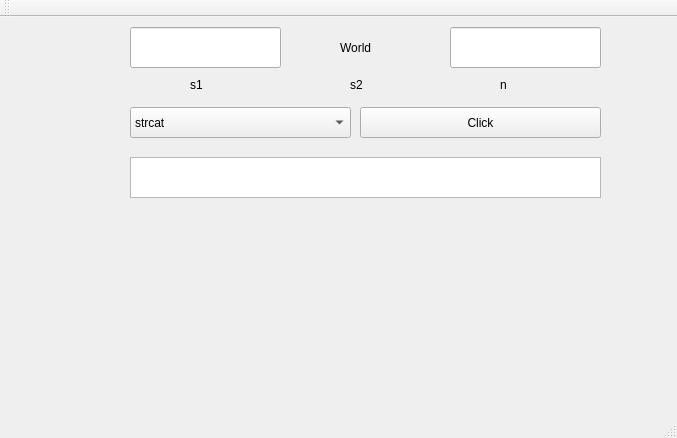
<?xml version="1.0" encoding="UTF-8"?>
<ui version="4.0">
 <class>cStringVisualClass</class>
 <widget class="QMainWindow" name="cStringVisualClass">
  <property name="geometry">
   <rect>
    <x>0</x>
    <y>0</y>
    <width>677</width>
    <height>438</height>
   </rect>
  </property>
  <property name="windowTitle">
   <string>cStringVisual</string>
  </property>
  <widget class="QWidget" name="centralWidget">
   <widget class="QLineEdit" name="lineEdit">
    <property name="geometry">
     <rect>
      <x>130</x>
      <y>10</y>
      <width>151</width>
      <height>41</height>
     </rect>
    </property>
   </widget>
   <widget class="QLineEdit" name="lineEdit_3">
    <property name="geometry">
     <rect>
      <x>450</x>
      <y>10</y>
      <width>151</width>
      <height>41</height>
     </rect>
    </property>
   </widget>
   <widget class="QLabel" name="label">
    <property name="geometry">
     <rect>
      <x>190</x>
      <y>60</y>
      <width>55</width>
      <height>16</height>
     </rect>
    </property>
    <property name="text">
     <string>s1</string>
    </property>
   </widget>
   <widget class="QLabel" name="label_2">
    <property name="geometry">
     <rect>
      <x>350</x>
      <y>60</y>
      <width>55</width>
      <height>16</height>
     </rect>
    </property>
    <property name="text">
     <string>s2</string>
    </property>
   </widget>
   <widget class="QLabel" name="label_3">
    <property name="geometry">
     <rect>
      <x>500</x>
      <y>60</y>
      <width>55</width>
      <height>16</height>
     </rect>
    </property>
    <property name="text">
     <string>n</string>
    </property>
   </widget>
   <widget class="QComboBox" name="comboBox">
    <property name="geometry">
     <rect>
      <x>130</x>
      <y>90</y>
      <width>221</width>
      <height>31</height>
     </rect>
    </property>
    <item>
     <property name="text">
      <string>strcat</string>
     </property>
    </item>
    <item>
     <property name="text">
      <string>strncat</string>
     </property>
    </item>
    <item>
     <property name="text">
      <string>strcpy</string>
     </property>
    </item>
    <item>
     <property name="text">
      <string>strncpy</string>
     </property>
    </item>
    <item>
     <property name="text">
      <string>strcmp</string>
     </property>
    </item>
    <item>
     <property name="text">
      <string>strncmp</string>
     </property>
    </item>
    <item>
     <property name="text">
      <string>strcoll</string>
     </property>
    </item>
    <item>
     <property name="text">
      <string>strlen</string>
     </property>
    </item>
    <item>
     <property name="text">
      <string>strxfrm</string>
     </property>
    </item>
   </widget>
   <widget class="QPushButton" name="pushButton">
    <property name="geometry">
     <rect>
      <x>360</x>
      <y>90</y>
      <width>241</width>
      <height>31</height>
     </rect>
    </property>
    <property name="text">
     <string>Click</string>
    </property>
   </widget>
   <widget class="QPlainTextEdit" name="plainTextEdit">
    <property name="geometry">
     <rect>
      <x>130</x>
      <y>140</y>
      <width>471</width>
      <height>41</height>
     </rect>
    </property>
   </widget>
   <widget class="QLabel" name="label_4">
    <property name="geometry">
     <rect>
      <x>340</x>
      <y>10</y>
      <width>51</width>
      <height>41</height>
     </rect>
    </property>
    <property name="text">
     <string>World</string>
    </property>
   </widget>
  </widget>
  <widget class="QMenuBar" name="menuBar">
   <property name="geometry">
    <rect>
     <x>0</x>
     <y>0</y>
     <width>677</width>
     <height>26</height>
    </rect>
   </property>
  </widget>
  <widget class="QToolBar" name="mainToolBar">
   <attribute name="toolBarArea">
    <enum>TopToolBarArea</enum>
   </attribute>
   <attribute name="toolBarBreak">
    <bool>false</bool>
   </attribute>
  </widget>
  <widget class="QStatusBar" name="statusBar"/>
 </widget>
 <layoutdefault spacing="6" margin="11"/>
 <resources>
  <include location="cStringVisual.qrc"/>
 </resources>
 <connections/>
</ui>
